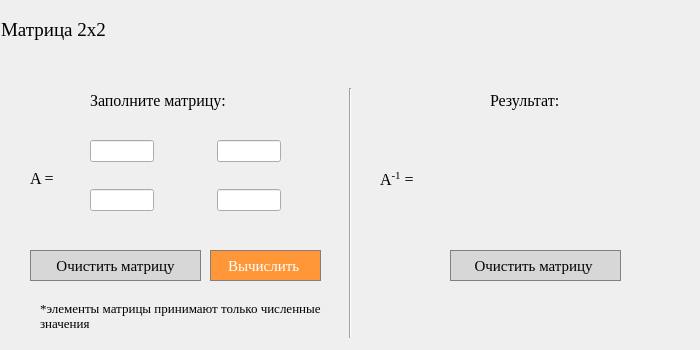
<?xml version="1.0" encoding="UTF-8"?>
<ui version="4.0">
 <class>matrix_inverse_2x2</class>
 <widget class="QDialog" name="matrix_inverse_2x2">
  <property name="geometry">
   <rect>
    <x>0</x>
    <y>0</y>
    <width>700</width>
    <height>350</height>
   </rect>
  </property>
  <property name="windowTitle">
   <string>Matrix inverse 2x2</string>
  </property>
  <widget class="QLabel" name="label">
   <property name="geometry">
    <rect>
     <x>1</x>
     <y>10</y>
     <width>700</width>
     <height>40</height>
    </rect>
   </property>
   <property name="sizePolicy">
    <sizepolicy hsizetype="Preferred" vsizetype="Fixed">
     <horstretch>0</horstretch>
     <verstretch>0</verstretch>
    </sizepolicy>
   </property>
   <property name="font">
    <font>
     <family>Times New Roman</family>
     <pointsize>14</pointsize>
    </font>
   </property>
   <property name="styleSheet">
    <string notr="true">QLabel {
	qproperty-alignment: 'AlignVCenter | AlignCenter';
}</string>
   </property>
   <property name="text">
    <string>Матрица 2х2</string>
   </property>
  </widget>
  <widget class="QPushButton" name="pushButton_clear">
   <property name="geometry">
    <rect>
     <x>30</x>
     <y>250</y>
     <width>171</width>
     <height>31</height>
    </rect>
   </property>
   <property name="font">
    <font>
     <family>Times New Roman</family>
     <pointsize>11</pointsize>
    </font>
   </property>
   <property name="styleSheet">
    <string notr="true">QPushButton {
  background-color: rgb(215, 215, 215);
  border: 1px solid gray;
}
QPushButton:pressed {
    background-color: qlineargradient(x1: 0, y1: 0, x2: 0, y2: 1,
                                      stop: 0 #BEBEBE, stop: 1 #D7D7D7);
}</string>
   </property>
   <property name="text">
    <string>Очистить матрицу</string>
   </property>
  </widget>
  <widget class="QLabel" name="label_A">
   <property name="geometry">
    <rect>
     <x>30</x>
     <y>170</y>
     <width>31</width>
     <height>16</height>
    </rect>
   </property>
   <property name="font">
    <font>
     <family>Times New Roman</family>
     <pointsize>12</pointsize>
    </font>
   </property>
   <property name="text">
    <string>A =</string>
   </property>
  </widget>
  <widget class="QPushButton" name="pushButton_det_2x2">
   <property name="geometry">
    <rect>
     <x>210</x>
     <y>250</y>
     <width>111</width>
     <height>31</height>
    </rect>
   </property>
   <property name="font">
    <font>
     <family>Times New Roman</family>
     <pointsize>11</pointsize>
    </font>
   </property>
   <property name="styleSheet">
    <string notr="true">QPushButton {
  background-color: rgb(255, 151, 57);
  color: white; 
  border: 1px solid gray;
}

QPushButton:pressed {
    background-color: qlineargradient(x1: 0, y1: 0, x2: 0, y2: 1,
                                      stop: 0 #FF7832, stop: 1 #FF9739);
}</string>
   </property>
   <property name="text">
    <string>Вычислить </string>
   </property>
  </widget>
  <widget class="QWidget" name="layoutWidget">
   <property name="geometry">
    <rect>
     <x>90</x>
     <y>140</y>
     <width>191</width>
     <height>71</height>
    </rect>
   </property>
   <layout class="QVBoxLayout" name="verticalLayout">
    <item>
     <layout class="QHBoxLayout" name="horizontalLayout_2">
      <item>
       <widget class="QLineEdit" name="lineEdit_1"/>
      </item>
      <item>
       <spacer name="horizontalSpacer">
        <property name="orientation">
         <enum>Qt::Horizontal</enum>
        </property>
        <property name="sizeType">
         <enum>QSizePolicy::Preferred</enum>
        </property>
        <property name="sizeHint" stdset="0">
         <size>
          <width>100</width>
          <height>20</height>
         </size>
        </property>
       </spacer>
      </item>
      <item>
       <widget class="QLineEdit" name="lineEdit_2"/>
      </item>
     </layout>
    </item>
    <item>
     <spacer name="verticalSpacer">
      <property name="orientation">
       <enum>Qt::Vertical</enum>
      </property>
      <property name="sizeHint" stdset="0">
       <size>
        <width>20</width>
        <height>40</height>
       </size>
      </property>
     </spacer>
    </item>
    <item>
     <layout class="QHBoxLayout" name="horizontalLayout">
      <item>
       <widget class="QLineEdit" name="lineEdit_3"/>
      </item>
      <item>
       <spacer name="horizontalSpacer_2">
        <property name="orientation">
         <enum>Qt::Horizontal</enum>
        </property>
        <property name="sizeType">
         <enum>QSizePolicy::Preferred</enum>
        </property>
        <property name="sizeHint" stdset="0">
         <size>
          <width>100</width>
          <height>20</height>
         </size>
        </property>
       </spacer>
      </item>
      <item>
       <widget class="QLineEdit" name="lineEdit_4"/>
      </item>
     </layout>
    </item>
   </layout>
  </widget>
  <widget class="Line" name="line">
   <property name="geometry">
    <rect>
     <x>340</x>
     <y>88</y>
     <width>20</width>
     <height>250</height>
    </rect>
   </property>
   <property name="orientation">
    <enum>Qt::Vertical</enum>
   </property>
  </widget>
  <widget class="QLabel" name="label_A_inverse">
   <property name="geometry">
    <rect>
     <x>380</x>
     <y>170</y>
     <width>41</width>
     <height>16</height>
    </rect>
   </property>
   <property name="font">
    <font>
     <family>Times New Roman</family>
     <pointsize>12</pointsize>
    </font>
   </property>
   <property name="text">
    <string>&lt;html&gt;&lt;head/&gt;&lt;body&gt;&lt;p&gt;A&lt;span style=&quot; vertical-align:super;&quot;&gt;-1&lt;/span&gt; =&lt;/p&gt;&lt;/body&gt;&lt;/html&gt;</string>
   </property>
  </widget>
  <widget class="QPushButton" name="pushButton_clear_res">
   <property name="geometry">
    <rect>
     <x>450</x>
     <y>250</y>
     <width>171</width>
     <height>31</height>
    </rect>
   </property>
   <property name="font">
    <font>
     <family>Times New Roman</family>
     <pointsize>11</pointsize>
    </font>
   </property>
   <property name="acceptDrops">
    <bool>false</bool>
   </property>
   <property name="autoFillBackground">
    <bool>false</bool>
   </property>
   <property name="styleSheet">
    <string notr="true">QPushButton {
  background-color: rgb(215, 215, 215);
  border: 1px solid gray;
}
QPushButton:pressed {
    background-color: qlineargradient(x1: 0, y1: 0, x2: 0, y2: 1,
                                      stop: 0 #BEBEBE, stop: 1 #D7D7D7);
}</string>
   </property>
   <property name="text">
    <string>Очистить матрицу </string>
   </property>
   <property name="checkable">
    <bool>false</bool>
   </property>
   <property name="autoRepeat">
    <bool>false</bool>
   </property>
   <property name="autoExclusive">
    <bool>false</bool>
   </property>
   <property name="default">
    <bool>false</bool>
   </property>
   <property name="flat">
    <bool>false</bool>
   </property>
  </widget>
  <widget class="QWidget" name="layoutWidget">
   <property name="geometry">
    <rect>
     <x>440</x>
     <y>140</y>
     <width>191</width>
     <height>71</height>
    </rect>
   </property>
   <layout class="QVBoxLayout" name="verticalLayout_2">
    <item>
     <layout class="QHBoxLayout" name="horizontalLayout_3">
      <item>
       <widget class="QLabel" name="label_inverse_2x2_res_1">
        <property name="styleSheet">
         <string notr="true">QLabel {
	qproperty-alignment: 'AlignVCenter | AlignLeft';
	border : 1px solid gray;
}

background-color : white;</string>
        </property>
        <property name="text">
         <string/>
        </property>
       </widget>
      </item>
      <item>
       <spacer name="horizontalSpacer_3">
        <property name="orientation">
         <enum>Qt::Horizontal</enum>
        </property>
        <property name="sizeType">
         <enum>QSizePolicy::Fixed</enum>
        </property>
        <property name="sizeHint" stdset="0">
         <size>
          <width>25</width>
          <height>20</height>
         </size>
        </property>
       </spacer>
      </item>
      <item>
       <widget class="QLabel" name="label_inverse_2x2_res_2">
        <property name="styleSheet">
         <string notr="true">QLabel {
	qproperty-alignment: 'AlignVCenter | AlignLeft';
	border : 1px solid gray;
}

background-color : white;</string>
        </property>
        <property name="text">
         <string/>
        </property>
       </widget>
      </item>
     </layout>
    </item>
    <item>
     <spacer name="verticalSpacer_2">
      <property name="orientation">
       <enum>Qt::Vertical</enum>
      </property>
      <property name="sizeType">
       <enum>QSizePolicy::Preferred</enum>
      </property>
      <property name="sizeHint" stdset="0">
       <size>
        <width>20</width>
        <height>20</height>
       </size>
      </property>
     </spacer>
    </item>
    <item>
     <layout class="QHBoxLayout" name="horizontalLayout_4">
      <item>
       <widget class="QLabel" name="label_inverse_2x2_res_3">
        <property name="styleSheet">
         <string notr="true">QLabel {
	qproperty-alignment: 'AlignVCenter | AlignLeft';
	border : 1px solid gray;
}

background-color : white;</string>
        </property>
        <property name="text">
         <string/>
        </property>
       </widget>
      </item>
      <item>
       <spacer name="horizontalSpacer_4">
        <property name="orientation">
         <enum>Qt::Horizontal</enum>
        </property>
        <property name="sizeType">
         <enum>QSizePolicy::Fixed</enum>
        </property>
        <property name="sizeHint" stdset="0">
         <size>
          <width>25</width>
          <height>20</height>
         </size>
        </property>
       </spacer>
      </item>
      <item>
       <widget class="QLabel" name="label_inverse_2x2_res_4">
        <property name="styleSheet">
         <string notr="true">QLabel {
	qproperty-alignment: 'AlignVCenter | AlignLeft';
	border : 1px solid gray;
}

background-color : white;</string>
        </property>
        <property name="text">
         <string/>
        </property>
       </widget>
      </item>
     </layout>
    </item>
   </layout>
  </widget>
  <widget class="QLabel" name="label_2">
   <property name="geometry">
    <rect>
     <x>490</x>
     <y>90</y>
     <width>100</width>
     <height>20</height>
    </rect>
   </property>
   <property name="font">
    <font>
     <family>Times New Roman</family>
     <pointsize>12</pointsize>
    </font>
   </property>
   <property name="text">
    <string>Результат:</string>
   </property>
  </widget>
  <widget class="QLabel" name="label_3">
   <property name="geometry">
    <rect>
     <x>40</x>
     <y>300</y>
     <width>291</width>
     <height>31</height>
    </rect>
   </property>
   <property name="font">
    <font>
     <family>Times New Roman</family>
     <pointsize>10</pointsize>
    </font>
   </property>
   <property name="mouseTracking">
    <bool>false</bool>
   </property>
   <property name="tabletTracking">
    <bool>false</bool>
   </property>
   <property name="acceptDrops">
    <bool>false</bool>
   </property>
   <property name="autoFillBackground">
    <bool>false</bool>
   </property>
   <property name="text">
    <string>*элементы матрицы принимают только численные значения</string>
   </property>
   <property name="scaledContents">
    <bool>false</bool>
   </property>
   <property name="wordWrap">
    <bool>true</bool>
   </property>
  </widget>
  <widget class="QLabel" name="label_4">
   <property name="geometry">
    <rect>
     <x>90</x>
     <y>90</y>
     <width>190</width>
     <height>20</height>
    </rect>
   </property>
   <property name="font">
    <font>
     <family>Times New Roman</family>
     <pointsize>12</pointsize>
    </font>
   </property>
   <property name="mouseTracking">
    <bool>false</bool>
   </property>
   <property name="tabletTracking">
    <bool>false</bool>
   </property>
   <property name="acceptDrops">
    <bool>false</bool>
   </property>
   <property name="autoFillBackground">
    <bool>false</bool>
   </property>
   <property name="text">
    <string>Заполните матрицу:</string>
   </property>
   <property name="scaledContents">
    <bool>false</bool>
   </property>
   <property name="wordWrap">
    <bool>true</bool>
   </property>
  </widget>
 </widget>
 <resources/>
 <connections/>
</ui>
